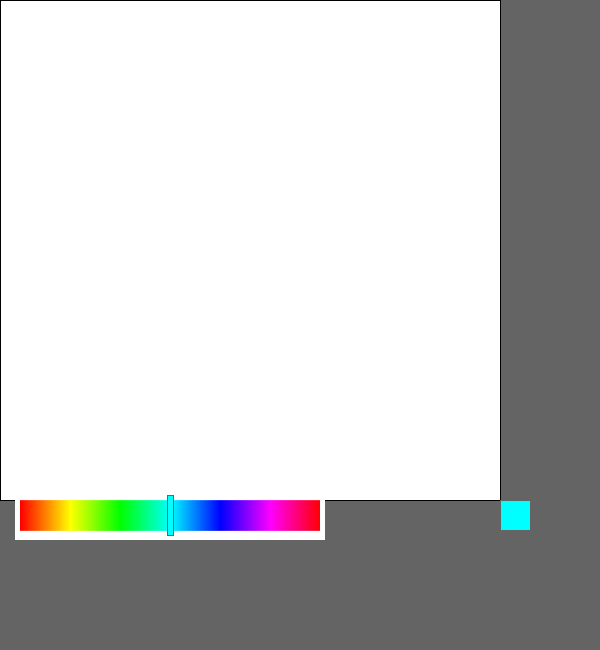
Frame 1 (no input)
Frame 60 (the mouse pressed at the canvas centre just before this capture): identical to frame 1, image omitted
Frame 120 (the mouse held since frame 60 and released just before this capture): identical to frame 1, image omitted

The Processing sketch that drew this single still picture (run headless with seeded random() and noise(); from frame 60 on, the mouse is pressed at the canvas centre):

// Processing sketch: processing_186177
// ── processing_186177.pde

float _barWidth=300.0;    //slider-bar width;
float _sliderPos=150.0;  //initial slider position
float _hueVal=map(_sliderPos,0.0,_barWidth,0.0,255.0);;  //initial hueValue
//float _satVal=map(_sliderPos,0.0,_barWidth,0.0,255.0);;  //initial brightValue
//float _brightVal=map(_sliderPos,0.0,_barWidth,0.0,255.0);;  //initial satValue
 
 
    
  
void setup(){
  background(100);
  size(600,650);
  colorMode(HSB);
  rect(0,0,500,500);
  stroke(0,0,0);
  println(_hueVal);
}
  
void draw(){

  _hueVal= drawSlider(20.0,500.0,_barWidth,30.0,_hueVal); //where the bar is located
}
  
float drawSlider(float xPos, float yPos, float sWidth, float sHeight,float hueVal){
  fill(255);
  noStroke();
  rect(xPos-5,yPos-10,sWidth+10,sHeight+20);  //draw white background behind slider
    
  float sliderPos=map(hueVal,0.0,255.0,0.0,sWidth); //find the current sliderPosition from hueVal
    
  for(int i=0;i<sWidth;i++){  //draw 1 line for each hueValue from 0-255
      hueVal=map(i,0.0,sWidth,0.0,255.0);  //get hueVal for each position in the bar
      stroke(hueVal,255,255);
      line(xPos+i,yPos,xPos+i,yPos+sHeight);
  }
  if(mousePressed && mouseX>xPos && mouseX<(xPos+sWidth) && mouseY>yPos && mouseY <yPos+sHeight){
     sliderPos=mouseX-xPos;
  }
  stroke(100);
  hueVal=map(sliderPos,0.0,sWidth,0.0,255.0);
  fill(hueVal,255,255);
  rect(sliderPos+xPos-3,yPos-5,6,sHeight+10);
  rect(sWidth+200, yPos, sHeight,sHeight); //where the small square is located
  return hueVal;
}
// _satVal= drawSlider(20.0,550.0,_barWidth,30.0,_satVal); //where the bar is located
//}
  
//float drawSlider(float xPos, float yPos, float sWidth, float sHeight,float satVal){
  //fill(255);
  //noStroke();
  //rect(xPos-5,yPos-10,sWidth+10,sHeight+20);  //draw white background behind slider
    
  //float sliderPos=map(satVal,0.0,255.0,0.0,sWidth); //find the current sliderPosition from hueVal
    
  //for(int h=0;h<sWidth;h++){  //draw 1 line for each hueValue from 0-255
     // satVal=map(h,0.0,sWidth,0.0,255.0);  //get hueVal for each position in the bar
      //stroke(255,satVal,255);
      //line(xPos+h,yPos,xPos+h,yPos+sHeight);
 // }
  //if(mousePressed && mouseX>xPos && mouseX<(xPos+sWidth) && mouseY>yPos && mouseY <yPos+sHeight){
    // sliderPos=mouseX-xPos;
  //}
  //stroke(100);
  //satVal=map(sliderPos,0.0,sWidth,0.0,255.0);
  //fill(255,satVal,255);
  //rect(sliderPos+xPos-3,yPos-5,6,sHeight+10);
  //rect(sWidth+200, yPos, sHeight,sHeight); //where the small square is located
  //return satVal;
//}
// _brightVal= drawSlider(20.0,550.0,_barWidth,30.0,_brightVal); //where the bar is located
//}
  
//float drawSlider(float xPos, float yPos, float sWidth, float sHeight,float brightVal){
  //fill(255);
  //noStroke();
  //rect(xPos-5,yPos-10,sWidth+10,sHeight+20);  //draw white background behind slider
    
  //float sliderPos=map(brightVal,0.0,255.0,0.0,sWidth); //find the current sliderPosition from hueVal
    
  //for(int h=0;h<sWidth;h++){  //draw 1 line for each hueValue from 0-255
     // brightVal=map(h,0.0,sWidth,0.0,255.0);  //get hueVal for each position in the bar
      //stroke(255,255,brightVal);
      //line(xPos+h,yPos,xPos+h,yPos+sHeight);
 // }
  //if(mousePressed && mouseX>xPos && mouseX<(xPos+sWidth) && mouseY>yPos && mouseY <yPos+sHeight){
    // sliderPos=mouseX-xPos;
  //}
  //stroke(100);
  //brightVal=map(sliderPos,0.0,sWidth,0.0,255.0);
  //fill(255,255,brightVal);
  //rect(sliderPos+xPos-3,yPos-5,6,sHeight+10);
  //rect(sWidth+200, yPos, sHeight,sHeight); //where the small square is located
  //return brightVal;
//}
